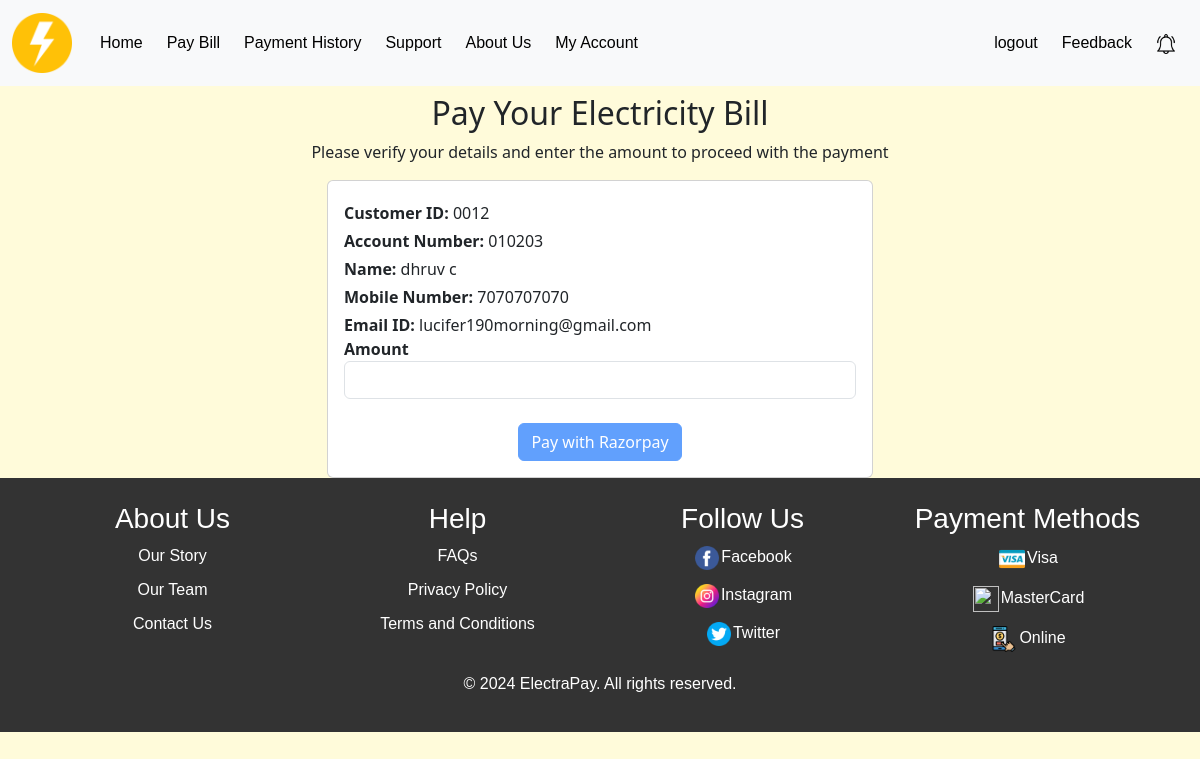
Screenshot of /payment/ (signed in) with the database file from the repository.
### app_electricity/models.py (models this page shows, shortened)
class Billing_detail(models.Model):
    user = models.ForeignKey(user,on_delete=models.CASCADE,blank=True,null=True)
    account_number = models.CharField(max_length=50,blank=True,null=True)
    customer_id = models.CharField(max_length=50,blank=True,null=True)
    billing_address = models.TextField()

class user(models.Model):
    name = models.CharField(max_length=150,null=True,blank=True)
    mobile_number = models.CharField(max_length=15,unique=True)
    email = models.EmailField(unique=True,null=True,blank=True)
    otp = models.IntegerField(default=0,null=True,blank=True)
    street_address = models.TextField()
    pincode = models.IntegerField()
    city = models.CharField(max_length=50,null=True,blank=True)
    state = models.CharField(max_length=50,null=True,blank=True)
    country = models.CharField(max_length=50,null=True,blank=True)
    password = models.CharField(max_length=128,null=True,blank=True)
    profile_photo = models.ImageField(upload_to="media/images/",null=True,blank=True)

### app_electricity/views.py (the view, shortened to what this page needs)
# urls.py: path('payment/', views.payment, name="payment"),
def payment(request):
    uid = user.objects.get(email=request.session['email'])
    billing_detail = Billing_detail.objects.get(user=uid)
    if request.POST:
        bill_amount = request.POST['amount']
    else:
        bill_amount = 0
    amount = max(int(bill_amount), 1) * 100
    client = razorpay.Client(auth=('rzp_test_bilBagOBVTi4lE', '77yKq3N9Wul97JVQcjtIVB5z'))
    response = client.order.create({'amount': amount, 'currency': 'INR', 'payment_capture': 1})
    contex = {
        "uid": uid,
        "billing_detail": billing_detail,
        "response":response
    }
    return render(request, "payment.html", contex)

### app_electricity/templates/payment.html (shortened to what this page needs)
{% extends 'index.html' %} {% load static %} {% block content %}
<div class="container">
  <div class="header text-center my-2">
    <h2>Pay Your Electricity Bill</h2>
    <p>
      Please verify your details and enter the amount to proceed with the
      payment
    </p>
  </div>
  <div class="row justify-content-center">
    <div class="col-md-6">
      <div class="card">
        <div class="card-body">
          <form id="razorpay-form" action="{% url 'payment' %}" method="POST">
            <div class="info-group mt-1">
              <strong>Customer ID:</strong> {{ billing_detail.customer_id }}
            </div>
            <div class="info-group mt-1">
              <strong>Account Number:</strong> {{ billing_detail.account_number }}
            </div>
            <div class="info-group mt-1">
              <strong>Name:</strong> {{ uid.name }}
            </div>
            <div class="info-group mt-1">
              <strong>Mobile Number:</strong> {{ uid.mobile_number }}
            </div>
            <div class="info-group mt-1">
              <strong>Email ID:</strong> {{ uid.email }}
            </div>
            <div class="form-group">
              <label for="amount"><strong>Amount</strong></label>
              <input
                type="number"
                class="form-control"
                id="amount"
                name="amount"
                min="1"
                required
              />
            </div>
            <div class="form-group mt-4 text-center">
              <button
                type="button"
                id="razorpay-button"
                class="btn btn-primary"
                disabled
              >
                Pay with Razorpay
              </button>
            </div>
          </form>
        </div>
      </div>
    </div>
  </div>
</div>
{% endblock %}

### app_electricity/static/assets/css/style.css (style rules this page uses)
.body { background-color: #fffbda; }

### rows the page displays
Billing_detail: customer_id "0012", account_number "010203"
user: name "dhruv c", mobile_number "7070707070", email "lucifer190morning@gmail.com"
